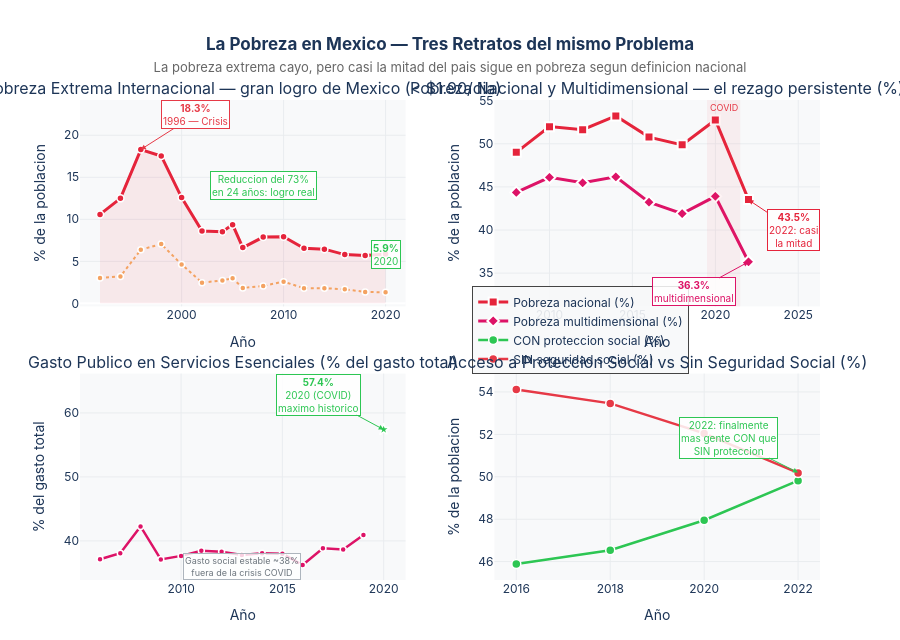

Source (notebook cell):
### Markdown cell above
---
## Acto IV — La Pobreza: el retrato completo

Mexico tiene tres formas de medir la pobreza y cada una cuenta una historia diferente:

- **Pobreza extrema internacional** (< 1.90 USD/día): bajó de 18% en 1996 a 5.9% en 2020 — el gran logro
- **Pobreza nacional**: aún en **43.5%** en 2022 — casi la mitad del país
- **Pobreza multidimensional**: 36.3% en 2022, midiendo carencias en salud, educación, servicios

La paradoja: México redujo dramáticamente la pobreza extrema en términos monetarios pero la pobreza en acceso a derechos sociales persiste en más de un tercio de la población.

### Code cell
# ══════════════════════════════════════════════════════════════════════════════
# FIGURA 4 — Tres medidas de pobreza + gasto publico social
# ══════════════════════════════════════════════════════════════════════════════

pob_ext  = get_serie('1.1.1')      # pobreza extrema internacional
pob_nac1 = get_serie('1.2.1(1)')   # pobreza nacional 2016-2022
pob_nac2 = get_serie('1.2.1(2)')   # pobreza nacional 2008-2014
pob_mul1 = get_serie('1.2.2(1)')   # pobreza multidimensional 2016-2022
pob_mul2 = get_serie('1.2.2(2)')   # pobreza multidimensional 2008-2014
pob_ext2 = get_serie('1R.1.1')     # pobreza extrema regional
gasto    = get_serie('1.A.2')      # gasto publico en servicios esenciales
prot_soc = get_serie('1.3.1.')     # cobertura proteccion social
sin_seg  = get_serie('1N.3.3')     # sin seguridad social

# Combinar series nacionales
pob_nac = pd.concat([pob_nac2, pob_nac1]).drop_duplicates('periodo').sort_values('periodo')
pob_mul = pd.concat([pob_mul2, pob_mul1]).drop_duplicates('periodo').sort_values('periodo')

fig_pob = make_subplots(
    rows=2, cols=2,
    subplot_titles=[
        'Pobreza Extrema Internacional — gran logro de Mexico (< $1.90/dia)',
        'Pobreza Nacional y Multidimensional — el rezago persistente (%)',
        'Gasto Publico en Servicios Esenciales (% del gasto total)',
        'Acceso a Proteccion Social vs Sin Seguridad Social (%)'
    ],
    vertical_spacing=0.14, horizontal_spacing=0.12
)

# ── Panel 1: Pobreza extrema ─────────────────────────────────────────────────
fig_pob.add_trace(go.Scatter(
    x=pob_ext['periodo'], y=pob_ext['valor'],
    mode='lines+markers', name='Pobreza extrema <$1.90/dia',
    line=dict(color=C_ODS1, width=3),
    marker=dict(size=7, color=C_ODS1, line=dict(width=1.5, color='white')),
    fill='tozeroy', fillcolor='rgba(229,36,59,0.08)',
    hovertemplate='<b>%{x}</b><br>Pobreza extrema: <b>%{y:.1f}%</b><extra></extra>',
    showlegend=False
), row=1, col=1)

fig_pob.add_trace(go.Scatter(
    x=pob_ext2['periodo'], y=pob_ext2['valor'],
    mode='lines+markers', name='Pobreza extrema regional (def. CONEVAL)',
    line=dict(color=C_ACENTO, width=2, dash='dot'),
    marker=dict(size=6, color=C_ACENTO, line=dict(width=1.5, color='white')),
    hovertemplate='<b>%{x}</b><br>Pobreza extrema regional: <b>%{y:.1f}%</b><extra></extra>',
    showlegend=False
), row=1, col=1)

# Hito: pico 1996 y valor 2020
fig_pob.add_annotation(
    x=1996, y=18.3, text='<b>18.3%</b><br>1996 — Crisis',
    showarrow=True, arrowhead=2, arrowcolor=C_ALERTA,
    ax=55, ay=-35, font=dict(size=10, color=C_ALERTA),
    bgcolor='rgba(255,255,255,0.85)', bordercolor=C_ALERTA, borderwidth=1,
    row=1, col=1
)
fig_pob.add_annotation(
    x=2020, y=5.86, text='<b>5.9%</b><br>2020',
    showarrow=False, font=dict(size=10, color=C_MEJORA),
    bgcolor='rgba(255,255,255,0.85)', bordercolor=C_MEJORA, borderwidth=1,
    row=1, col=1
)
fig_pob.add_annotation(
    x=2008, y=14,
    text='Reduccion del 73%<br>en 24 años: logro real',
    showarrow=False, font=dict(size=10, color=C_MEJORA),
    bgcolor='rgba(255,255,255,0.85)', bordercolor=C_MEJORA, borderwidth=1,
    row=1, col=1
)

# ── Panel 2: Pobreza nacional y multidimensional ──────────────────────────────
fig_pob.add_trace(go.Scatter(
    x=pob_nac['periodo'], y=pob_nac['valor'],
    mode='lines+markers', name='Pobreza nacional (%)',
    line=dict(color=C_ODS1, width=3),
    marker=dict(size=9, color=C_ODS1, symbol='square',
                line=dict(width=2, color='white')),
    hovertemplate='<b>%{x}</b><br>Pobreza nacional: <b>%{y:.1f}%</b><extra></extra>'
), row=1, col=2)

fig_pob.add_trace(go.Scatter(
    x=pob_mul['periodo'], y=pob_mul['valor'],
    mode='lines+markers', name='Pobreza multidimensional (%)',
    line=dict(color=C_ODS10, width=3),
    marker=dict(size=9, color=C_ODS10, symbol='diamond',
                line=dict(width=2, color='white')),
    hovertemplate='<b>%{x}</b><br>Pobreza multidim.: <b>%{y:.1f}%</b><extra></extra>'
), row=1, col=2)

fig_pob.add_vrect(
    x0=2019.5, x1=2021.5, fillcolor='rgba(230,57,70,0.06)', line_width=0,
    annotation_text='COVID', annotation_position='top right',
    annotation_font=dict(size=9, color=C_ALERTA), row=1, col=2
)
fig_pob.add_annotation(
    x=2022, y=43.5,
    text='<b>43.5%</b><br>2022: casi<br>la mitad',
    showarrow=True, arrowhead=2, arrowcolor=C_ODS1,
    ax=45, ay=30, font=dict(size=10, color=C_ODS1),
    bgcolor='rgba(255,255,255,0.85)', bordercolor=C_ODS1, borderwidth=1,
    row=1, col=2
)
fig_pob.add_annotation(
    x=2022, y=36.3,
    text='<b>36.3%</b><br>multidimensional',
    showarrow=True, arrowhead=2, arrowcolor=C_ODS10,
    ax=-55, ay=30, font=dict(size=10, color=C_ODS10),
    bgcolor='rgba(255,255,255,0.85)', bordercolor=C_ODS10, borderwidth=1,
    row=1, col=2
)

# ── Panel 3: Gasto publico social ────────────────────────────────────────────
gasto_pre  = gasto[gasto['periodo'] < 2020]
gasto_cov  = gasto[gasto['periodo'] >= 2020]
fig_pob.add_trace(go.Scatter(
    x=gasto_pre['periodo'], y=gasto_pre['valor'],
    mode='lines+markers', line=dict(color=C_ODS10, width=2.5),
    marker=dict(size=6, color=C_ODS10, line=dict(width=1.5, color='white')),
    showlegend=False,
    hovertemplate='<b>%{x}</b><br>Gasto social: <b>%{y:.1f}%</b><extra></extra>'
), row=2, col=1)
fig_pob.add_trace(go.Scatter(
    x=gasto_cov['periodo'], y=gasto_cov['valor'],
    mode='lines+markers', line=dict(color=C_MEJORA, width=3),
    marker=dict(size=9, color=C_MEJORA, symbol='star',
                line=dict(width=1.5, color='white')),
    showlegend=False,
    hovertemplate='<b>%{x}</b><br>Gasto social (COVID): <b>%{y:.1f}%</b><extra></extra>'
), row=2, col=1)
fig_pob.add_annotation(
    x=2020, y=57.4,
    text='<b>57.4%</b><br>2020 (COVID)<br>maximo historico',
    showarrow=True, arrowhead=2, arrowcolor=C_MEJORA,
    ax=-65, ay=-35, font=dict(size=10, color=C_MEJORA),
    bgcolor='rgba(255,255,255,0.85)', bordercolor=C_MEJORA, borderwidth=1,
    row=2, col=1
)
fig_pob.add_annotation(
    x=2013, y=36,
    text='Gasto social estable ~38%<br>fuera de la crisis COVID',
    showarrow=False, font=dict(size=9, color=C_NEUTRO),
    bgcolor='rgba(255,255,255,0.8)', bordercolor='#ADB5BD', borderwidth=1,
    row=2, col=1
)

# ── Panel 4: Protección social vs sin seguridad ──────────────────────────────
fig_pob.add_trace(go.Scatter(
    x=prot_soc['periodo'], y=prot_soc['valor'],
    mode='lines+markers', name='CON proteccion social (%)',
    line=dict(color=C_MEJORA, width=2.5),
    marker=dict(size=9, color=C_MEJORA, line=dict(width=1.5, color='white')),
    hovertemplate='<b>%{x}</b><br>Con proteccion: <b>%{y:.1f}%</b><extra></extra>'
), row=2, col=2)
fig_pob.add_trace(go.Scatter(
    x=sin_seg['periodo'], y=sin_seg['valor'],
    mode='lines+markers', name='SIN seguridad social (%)',
    line=dict(color=C_ALERTA, width=2.5),
    marker=dict(size=9, color=C_ALERTA, line=dict(width=1.5, color='white')),
    hovertemplate='<b>%{x}</b><br>Sin seguridad: <b>%{y:.1f}%</b><extra></extra>'
), row=2, col=2)
fig_pob.add_annotation(
    x=2022, y=50.2,
    text='2022: finalmente<br>mas gente CON que<br>SIN proteccion',
    showarrow=True, arrowhead=2, arrowcolor=C_MEJORA,
    ax=-70, ay=-35, font=dict(size=10, color=C_MEJORA),
    bgcolor='rgba(255,255,255,0.85)', bordercolor=C_MEJORA, borderwidth=1,
    row=2, col=2
)

fig_pob.update_xaxes(showgrid=True, gridcolor='#E9ECEF', title_text='Año')
fig_pob.update_yaxes(showgrid=True, gridcolor='#E9ECEF')
fig_pob.update_yaxes(title_text='% de la poblacion', row=1, col=1)
fig_pob.update_yaxes(title_text='% de la poblacion', row=1, col=2)
fig_pob.update_yaxes(title_text='% del gasto total', row=2, col=1)
fig_pob.update_yaxes(title_text='% de la poblacion', row=2, col=2)

fig_pob.update_layout(
    title=dict(
        text='<b>La Pobreza en Mexico — Tres Retratos del mismo Problema</b><br>'
             '<span style="font-size:13px;color:#666;font-weight:normal">'
             'La pobreza extrema cayo, pero casi la mitad del pais sigue en pobreza segun definicion nacional</span>',
        x=0.5, xanchor='center'
    ),
    height=640, plot_bgcolor=C_FONDO, paper_bgcolor='white',
    font=dict(family='Inter, Arial, sans-serif', color=C_LINEA),
    legend=dict(x=0.53, y=0.52, bgcolor='rgba(248,249,250,0.9)', borderwidth=1),
    margin=dict(t=100, b=60)
)
fig_pob.show()

### Figure 1 — Plotly figure (JSON) as saved in the notebook; plotly's stock layout.template omitted (floating-point values rounded to 4 significant figures)
{"data": [{"fill": "tozeroy", "fillcolor": "rgba(229,36,59,0.08)", "hovertemplate": "<b>%{x}</b><br>Pobreza extrema: <b>%{y:.1f}%</b><extra></extra>", "line": {"color": "#E5243B", "width": 3}, "marker": {"color": "#E5243B", "line": {"color": "white", "width": 1.5}, "size": 7}, "mode": "lines+markers", "name": "Pobreza extrema <$1.90/dia", "showlegend": false, "type": "scatter", "x": [1992, 1994, 1996, 1998, 2000, 2002, 2004, 2005, 2006, 2008, 2010, 2012, 2014, 2016, 2018, 2020], "xaxis": "x", "y": [10.58, 12.49, 18.29, 17.53, 12.58, 8.614, 8.526, 9.365, 6.637, 7.885, 7.936, 6.544, 6.45, 5.802, 5.695, 5.861], "yaxis": "y"}, {"hovertemplate": "<b>%{x}</b><br>Pobreza extrema regional: <b>%{y:.1f}%</b><extra></extra>", "line": {"color": "#F4A261", "dash": "dot", "width": 2}, "marker": {"color": "#F4A261", "line": {"color": "white", "width": 1.5}, "size": 6}, "mode": "lines+markers", "name": "Pobreza extrema regional (def. CONEVAL)", "showlegend": false, "type": "scatter", "x": [1992, 1994, 1996, 1998, 2000, 2002, 2004, 2005, 2006, 2008, 2010, 2012, 2014, 2016, 2018, 2020], "xaxis": "x", "y": [3.003, 3.207, 6.385, 7.051, 4.628, 2.465, 2.734, 2.987, 1.829, 2.08, 2.585, 1.798, 1.81, 1.671, 1.362, 1.313], "yaxis": "y"}, {"hovertemplate": "<b>%{x}</b><br>Pobreza nacional: <b>%{y:.1f}%</b><extra></extra>", "line": {"color": "#E5243B", "width": 3}, "marker": {"color": "#E5243B", "line": {"color": "white", "width": 2}, "size": 9, "symbol": "square"}, "mode": "lines+markers", "name": "Pobreza nacional (%)", "type": "scatter", "x": [2008, 2010, 2012, 2014, 2016, 2018, 2020, 2022], "xaxis": "x2", "y": [49.02, 52.0, 51.64, 53.24, 50.78, 49.88, 52.77, 43.53], "yaxis": "y2"}, {"hovertemplate": "<b>%{x}</b><br>Pobreza multidim.: <b>%{y:.1f}%</b><extra></extra>", "line": {"color": "#DD1367", "width": 3}, "marker": {"color": "#DD1367", "line": {"color": "white", "width": 2}, "size": 9, "symbol": "diamond"}, "mode": "lines+markers", "name": "Pobreza multidimensional (%)", "type": "scatter", "x": [2008, 2010, 2012, 2014, 2016, 2018, 2020, 2022], "xaxis": "x2", "y": [44.36, 46.11, 45.48, 46.17, 43.23, 41.91, 43.91, 36.31], "yaxis": "y2"}, {"hovertemplate": "<b>%{x}</b><br>Gasto social: <b>%{y:.1f}%</b><extra></extra>", "line": {"color": "#DD1367", "width": 2.5}, "marker": {"color": "#DD1367", "line": {"color": "white", "width": 1.5}, "size": 6}, "mode": "lines+markers", "showlegend": false, "type": "scatter", "x": [2006, 2007, 2008, 2009, 2010, 2011, 2012, 2013, 2014, 2015, 2016, 2017, 2018, 2019], "xaxis": "x3", "y": [37.13, 38.07, 42.27, 37.1, 37.66, 38.45, 38.3, 37.81, 38.07, 38.0, 36.23, 38.83, 38.65, 40.94], "yaxis": "y3"}, {"hovertemplate": "<b>%{x}</b><br>Gasto social (COVID): <b>%{y:.1f}%</b><extra></extra>", "line": {"color": "#2DC653", "width": 3}, "marker": {"color": "#2DC653", "line": {"color": "white", "width": 1.5}, "size": 9, "symbol": "star"}, "mode": "lines+markers", "showlegend": false, "type": "scatter", "x": [2020], "xaxis": "x3", "y": [57.41], "yaxis": "y3"}, {"hovertemplate": "<b>%{x}</b><br>Con proteccion: <b>%{y:.1f}%</b><extra></extra>", "line": {"color": "#2DC653", "width": 2.5}, "marker": {"color": "#2DC653", "line": {"color": "white", "width": 1.5}, "size": 9}, "mode": "lines+markers", "name": "CON proteccion social (%)", "type": "scatter", "x": [2016, 2018, 2020, 2022], "xaxis": "x4", "y": [45.89, 46.54, 47.95, 49.82], "yaxis": "y4"}, {"hovertemplate": "<b>%{x}</b><br>Sin seguridad: <b>%{y:.1f}%</b><extra></extra>", "line": {"color": "#E63946", "width": 2.5}, "marker": {"color": "#E63946", "line": {"color": "white", "width": 1.5}, "size": 9}, "mode": "lines+markers", "name": "SIN seguridad social (%)", "type": "scatter", "x": [2016, 2018, 2020, 2022], "xaxis": "x4", "y": [54.11, 53.46, 52.05, 50.18], "yaxis": "y4"}], "layout": {"annotations": [{"font": {"size": 16}, "showarrow": false, "text": "Pobreza Extrema Internacional — gran logro de Mexico (< $1.90/dia)", "x": 0.22, "xanchor": "center", "xref": "paper", "y": 1, "yanchor": "bottom", "yref": "paper"}, {"font": {"size": 16}, "showarrow": false, "text": "Pobreza Nacional y Multidimensional — el rezago persistente (%)", "x": 0.78, "xanchor": "center", "xref": "paper", "y": 1, "yanchor": "bottom", "yref": "paper"}, {"font": {"size": 16}, "showarrow": false, "text": "Gasto Publico en Servicios Esenciales (% del gasto total)", "x": 0.22, "xanchor": "center", "xref": "paper", "y": 0.43, "yanchor": "bottom", "yref": "paper"}, {"font": {"size": 16}, "showarrow": false, "text": "Acceso a Proteccion Social vs Sin Seguridad Social (%)", "x": 0.78, "xanchor": "center", "xref": "paper", "y": 0.43, "yanchor": "bottom", "yref": "paper"}, {"arrowcolor": "#E63946", "arrowhead": 2, "ax": 55, "ay": -35, "bgcolor": "rgba(255,255,255,0.85)", "bordercolor": "#E63946", "borderwidth": 1, "font": {"color": "#E63946", "size": 10}, "showarrow": true, "text": "<b>18.3%</b><br>1996 — Crisis", "x": 1996, "xref": "x", "y": 18.3, "yref": "y"}, {"bgcolor": "rgba(255,255,255,0.85)", "bordercolor": "#2DC653", "borderwidth": 1, "font": {"color": "#2DC653", "size": 10}, "showarrow": false, "text": "<b>5.9%</b><br>2020", "x": 2020, "xref": "x", "y": 5.86, "yref": "y"}, {"bgcolor": "rgba(255,255,255,0.85)", "bordercolor": "#2DC653", "borderwidth": 1, "font": {"color": "#2DC653", "size": 10}, "showarrow": false, "text": "Reduccion del 73%<br>en 24 años: logro real", "x": 2008, "xref": "x", "y": 14, "yref": "y"}, {"font": {"color": "#E63946", "size": 9}, "showarrow": false, "text": "COVID", "x": 2022.0, "xanchor": "right", "xref": "x2", "y": 1, "yanchor": "top", "yref": "y2 domain"}, {"arrowcolor": "#E5243B", "arrowhead": 2, "ax": 45, "ay": 30, "bgcolor": "rgba(255,255,255,0.85)", "bordercolor": "#E5243B", "borderwidth": 1, "font": {"color": "#E5243B", "size": 10}, "showarrow": true, "text": "<b>43.5%</b><br>2022: casi<br>la mitad", "x": 2022, "xref": "x2", "y": 43.5, "yref": "y2"}, {"arrowcolor": "#DD1367", "arrowhead": 2, "ax": -55, "ay": 30, "bgcolor": "rgba(255,255,255,0.85)", "bordercolor": "#DD1367", "borderwidth": 1, "font": {"color": "#DD1367", "size": 10}, "showarrow": true, "text": "<b>36.3%</b><br>multidimensional", "x": 2022, "xref": "x2", "y": 36.3, "yref": "y2"}, {"arrowcolor": "#2DC653", "arrowhead": 2, "ax": -65, "ay": -35, "bgcolor": "rgba(255,255,255,0.85)", "bordercolor": "#2DC653", "borderwidth": 1, "font": {"color": "#2DC653", "size": 10}, "showarrow": true, "text": "<b>57.4%</b><br>2020 (COVID)<br>maximo historico", "x": 2020, "xref": "x3", "y": 57.4, "yref": "y3"}, {"bgcolor": "rgba(255,255,255,0.8)", "bordercolor": "#ADB5BD", "borderwidth": 1, "font": {"color": "#6C757D", "size": 9}, "showarrow": false, "text": "Gasto social estable ~38%<br>fuera de la crisis COVID", "x": 2013, "xref": "x3", "y": 36, "yref": "y3"}, {"arrowcolor": "#2DC653", "arrowhead": 2, "ax": -70, "ay": -35, "bgcolor": "rgba(255,255,255,0.85)", "bordercolor": "#2DC653", "borderwidth": 1, "font": {"color": "#2DC653", "size": 10}, "showarrow": true, "text": "2022: finalmente<br>mas gente CON que<br>SIN proteccion", "x": 2022, "xref": "x4", "y": 50.2, "yref": "y4"}], "font": {"color": "#1D3557", "family": "Inter, Arial, sans-serif"}, "height": 640, "legend": {"bgcolor": "rgba(248,249,250,0.9)", "borderwidth": 1, "x": 0.53, "y": 0.52}, "margin": {"b": 60, "t": 100}, "paper_bgcolor": "white", "plot_bgcolor": "#F8F9FA", "shapes": [{"fillcolor": "rgba(230,57,70,0.06)", "line": {"width": 0}, "type": "rect", "x0": 2020.0, "x1": 2022.0, "xref": "x2", "y0": 0, "y1": 1, "yref": "y2 domain"}], "title": {"text": "<b>La Pobreza en Mexico — Tres Retratos del mismo Problema</b><br><span style=\"font-size:13px;color:#666;font-weight:normal\">La pobreza extrema cayo, pero casi la mitad del pais sigue en pobreza segun definicion nacional</span>", "x": 0.5, "xanchor": "center"}, "xaxis": {"anchor": "y", "domain": [0, 0.44], "gridcolor": "#E9ECEF", "showgrid": true, "title": {"text": "Año"}}, "xaxis2": {"anchor": "y2", "domain": [0.56, 1], "gridcolor": "#E9ECEF", "showgrid": true, "title": {"text": "Año"}}, "xaxis3": {"anchor": "y3", "domain": [0, 0.44], "gridcolor": "#E9ECEF", "showgrid": true, "title": {"text": "Año"}}, "xaxis4": {"anchor": "y4", "domain": [0.56, 1], "gridcolor": "#E9ECEF", "showgrid": true, "title": {"text": "Año"}}, "yaxis": {"anchor": "x", "domain": [0.57, 1], "gridcolor": "#E9ECEF", "showgrid": true, "title": {"text": "% de la poblacion"}}, "yaxis2": {"anchor": "x2", "domain": [0.57, 1], "gridcolor": "#E9ECEF", "showgrid": true, "title": {"text": "% de la poblacion"}}, "yaxis3": {"anchor": "x3", "domain": [0, 0.43], "gridcolor": "#E9ECEF", "showgrid": true, "title": {"text": "% del gasto total"}}, "yaxis4": {"anchor": "x4", "domain": [0, 0.43], "gridcolor": "#E9ECEF", "showgrid": true, "title": {"text": "% de la poblacion"}}}}
